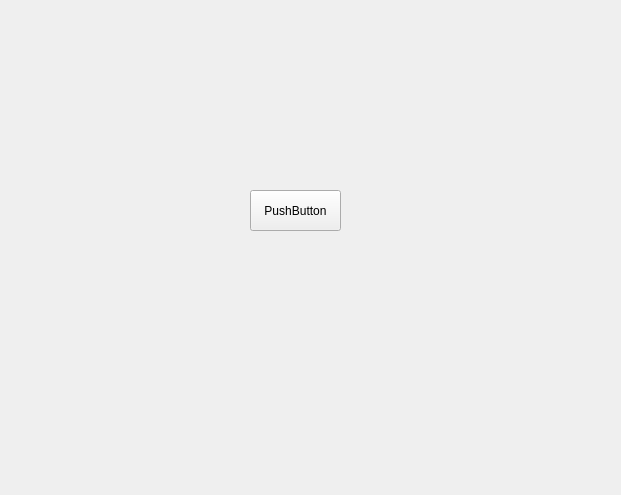
<?xml version="1.0" encoding="UTF-8"?>
<ui version="4.0">
 <class>Widget</class>
 <widget class="QWidget" name="Widget">
  <property name="geometry">
   <rect>
    <x>0</x>
    <y>0</y>
    <width>621</width>
    <height>495</height>
   </rect>
  </property>
  <property name="windowTitle">
   <string>Widget</string>
  </property>
  <widget class="QPushButton" name="pushButton">
   <property name="geometry">
    <rect>
     <x>250</x>
     <y>190</y>
     <width>91</width>
     <height>41</height>
    </rect>
   </property>
   <property name="text">
    <string>PushButton</string>
   </property>
  </widget>
 </widget>
 <resources/>
 <connections/>
</ui>
